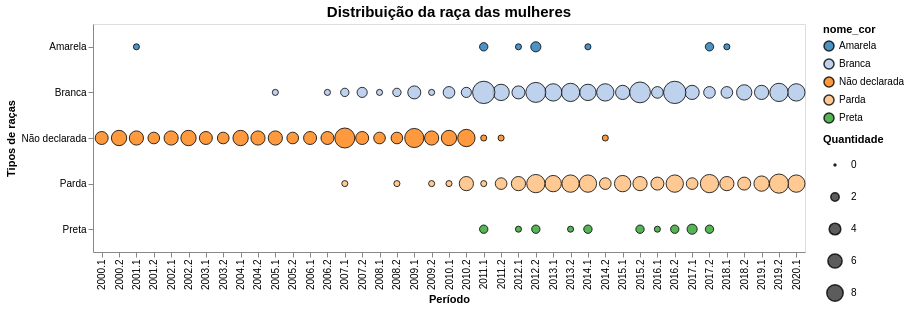

Vega-Lite specification stored for this chart:
### Vega-Lite specification from a JSON file in a GitHub repository (floating-point values rounded to 4 significant figures; data arrays with more than 128 entries replaced by an {"elided": "..."} marker saying what was removed)
{"$schema": "https://vega.github.io/schema/vega-lite/v5.json", "title": {"text": "Distribuição da raça das mulheres", "fontSize": 15}, "width": 900, "height": 300, "autosize": {"resize": true, "type": "fit"}, "data": {"values": {"elided": "491 records"}}, "transform": [{"aggregate": [{"op": "count", "field": "nome_cor", "as": "count_nome_cor"}], "groupby": ["nome_cor", "periodo_ingresso"]}], "mark": {"type": "circle", "opacity": 0.8, "stroke": "black", "strokeWidth": 1, "tooltip": true}, "encoding": {"x": {"field": "periodo_ingresso", "type": "nominal", "title": "Período", "axis": {"grid": false}}, "y": {"field": "nome_cor", "type": "nominal", "title": "Tipos de raças"}, "size": {"field": "count_nome_cor", "type": "quantitative", "title": "Quantidade", "legend": {"clipHeight": 30}, "scale": {"rangeMax": 500}}, "tooltip": [{"field": "periodo_ingresso", "type": "ordinal", "title": "Período"}, {"field": "nome_cor", "type": "ordinal", "title": "Raça"}, {"field": "count_nome_cor", "type": "quantitative", "title": "Quantidade"}], "color": {"field": "nome_cor", "type": "nominal", "scale": {"domain": ["Amarela", "Branca", "Não declarada", "Parda", "Preta"], "scheme": "category20"}}}}
